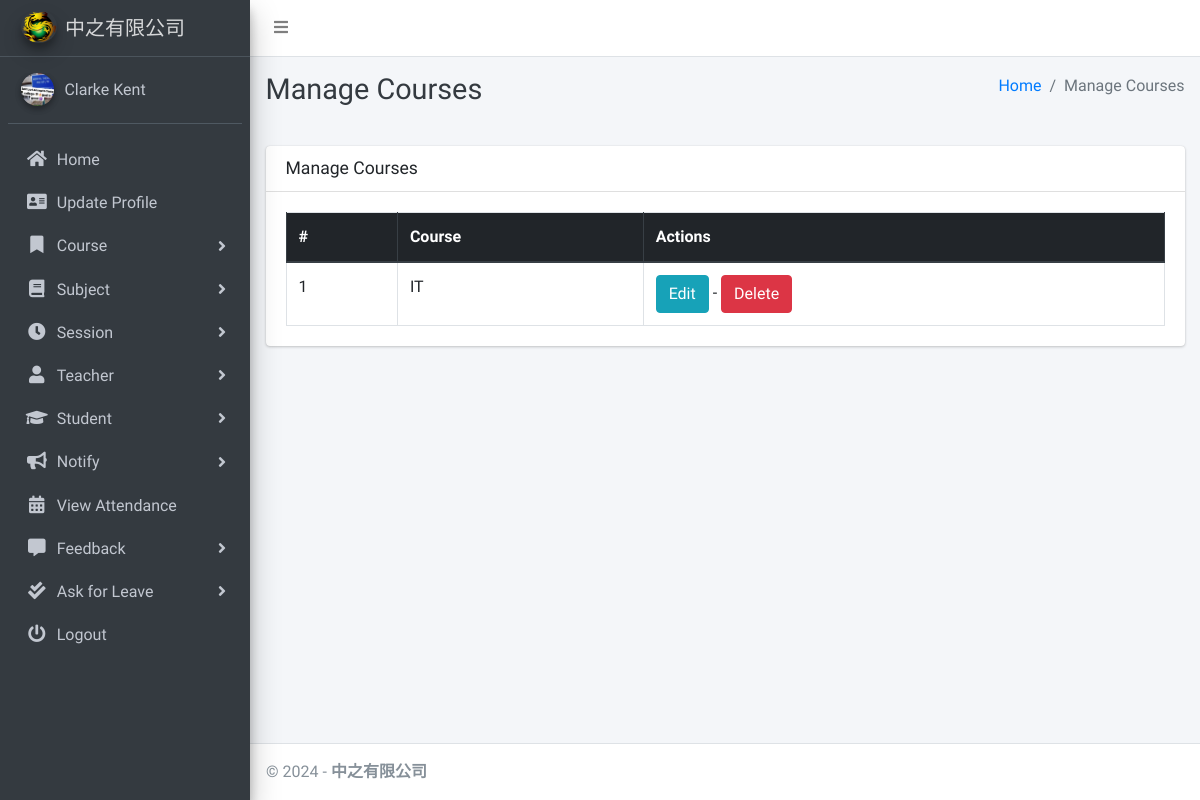
/course/manage/ (signed in), run on an earlier commit of the app's database.
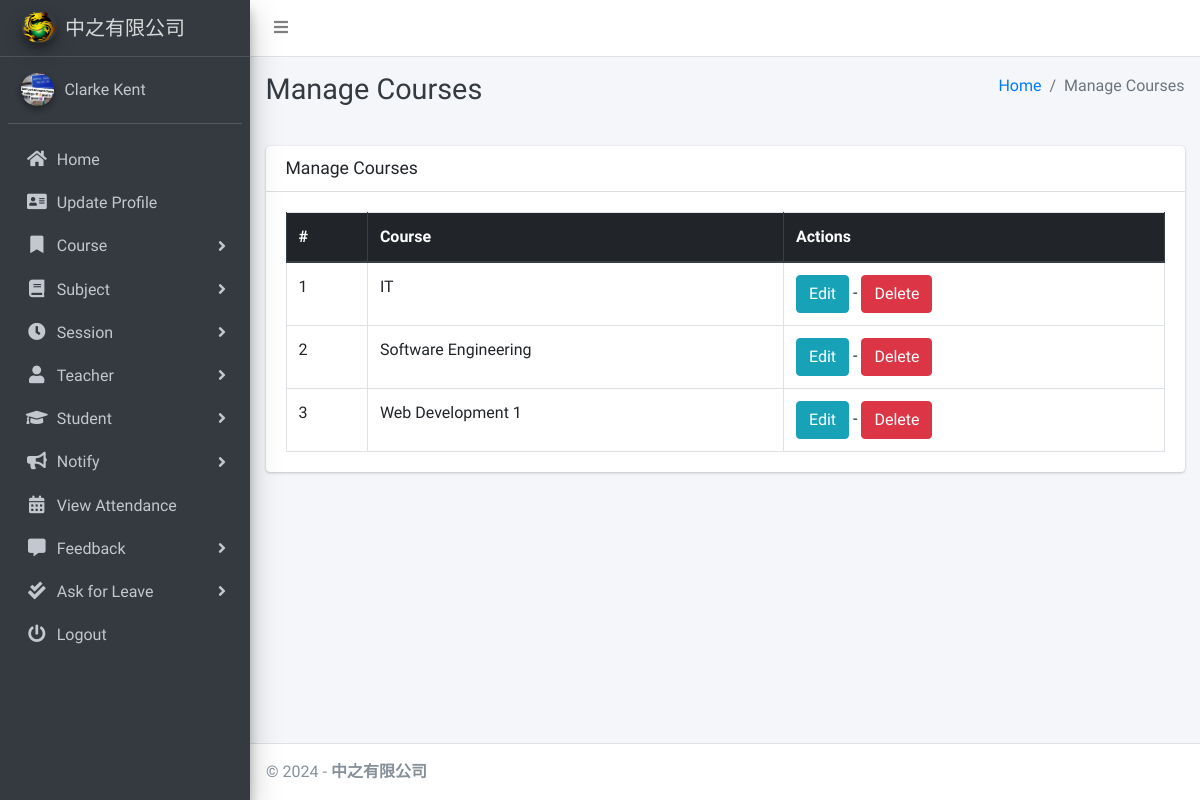
And on a later commit of the database.
### main_app/models.py (models this page shows, shortened)
class Course(models.Model):
    name = models.CharField(max_length=120)
    created_at = models.DateTimeField(auto_now_add=True)
    updated_at = models.DateTimeField(auto_now=True)

### main_app/hod_views.py (the view)
# urls.py: path("course/manage/", hod_views.manage_course, name='manage_course'),
def manage_course(request):
    courses = Course.objects.all()
    context = {
        'courses': courses,
        'page_title': 'Manage Courses'
    }
    return render(request, "hod_template/manage_course.html", context)

### main_app/models.py (called while the page is built)
    def __str__(self):
        return self.last_name + ", " + self.first_name

### main_app/templates/hod_template/manage_course.html
{% extends 'main_app/base.html' %}
{% load static %}
{% block page_title %}{{page_title}}{% endblock page_title %}
{% block content %}
<section class="content">
    <div class="container-fluid">
        <div class="row">
            <div class="col-md-12">
                <div class="card">
                    <div class="card-header">
                        <h3 class="card-title">{{page_title}}</h3>
                    </div>
                    <div class="card-body">
                        <table id="example2" class="table table-bordered table-hover">
                            <thead class="thead-dark">
                                <tr>
                                    <th>#</th>
                                    <th>Course</th>
                                    <th>Actions</th>
                                </tr>
                            </thead>
                            <tbody>
                                {% for course in courses %}
                                <tr>
                                    <td>{{ forloop.counter }}</td>
                                    <td>{{course.name}}</td>
                                    <td>
                                        <a href="{% url 'edit_course' course.id %}" class="btn btn-info">Edit</a> -
                                        <a href="{% url 'delete_course' course.id %}" onclick="return confirm('Are you sure you want to delete this course ?')" class="btn btn-danger">Delete</a>
                                    </td>
                                </tr>
                                {% endfor %}
                            </tbody>
                        </table>
                    </div>
                </div>
            </div>
        </div>
    </div>
</section>
{% endblock content %}

What changed in the data, as far as the page shows it:
added Course: name "Software Engineering"
added Course: name "Web Development 1"
